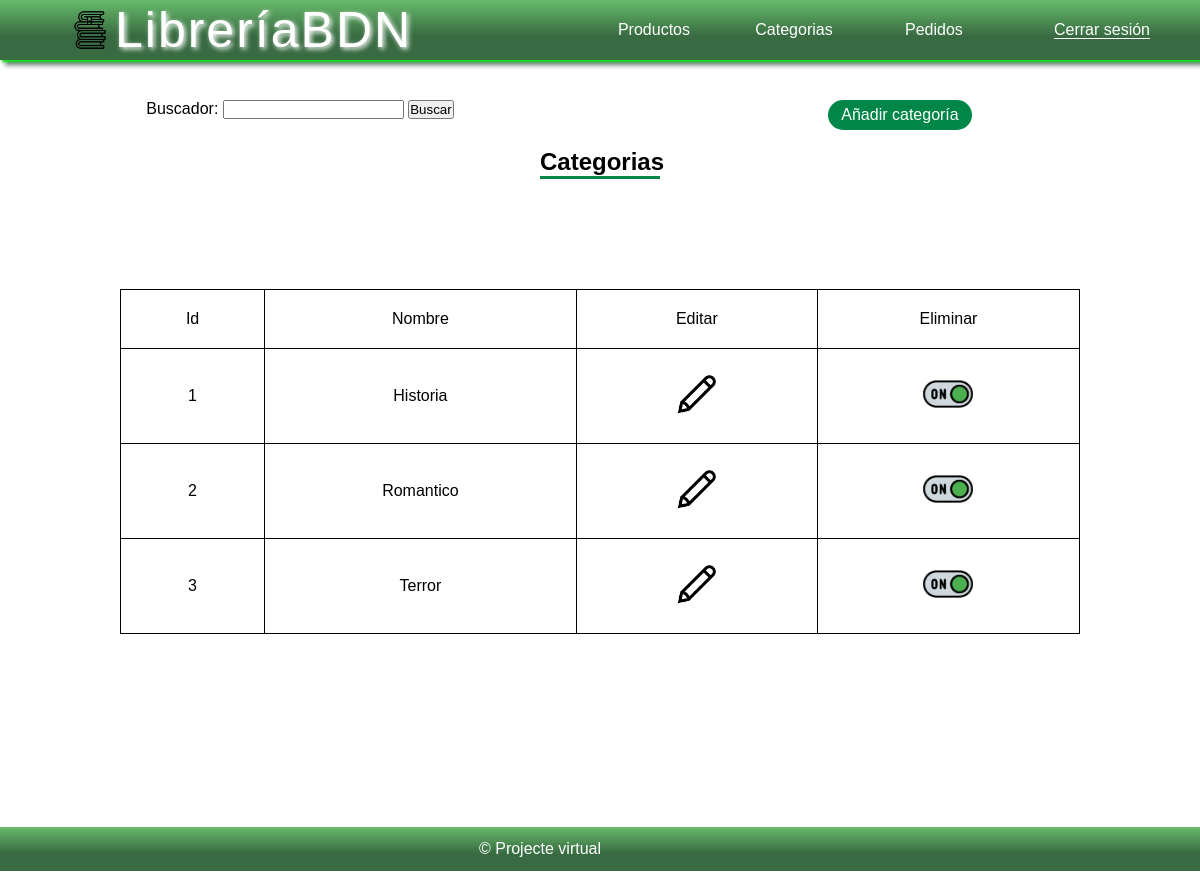
The app's page /index.php?controller=categoria&action=mostrarCategorias (signed in), older data.
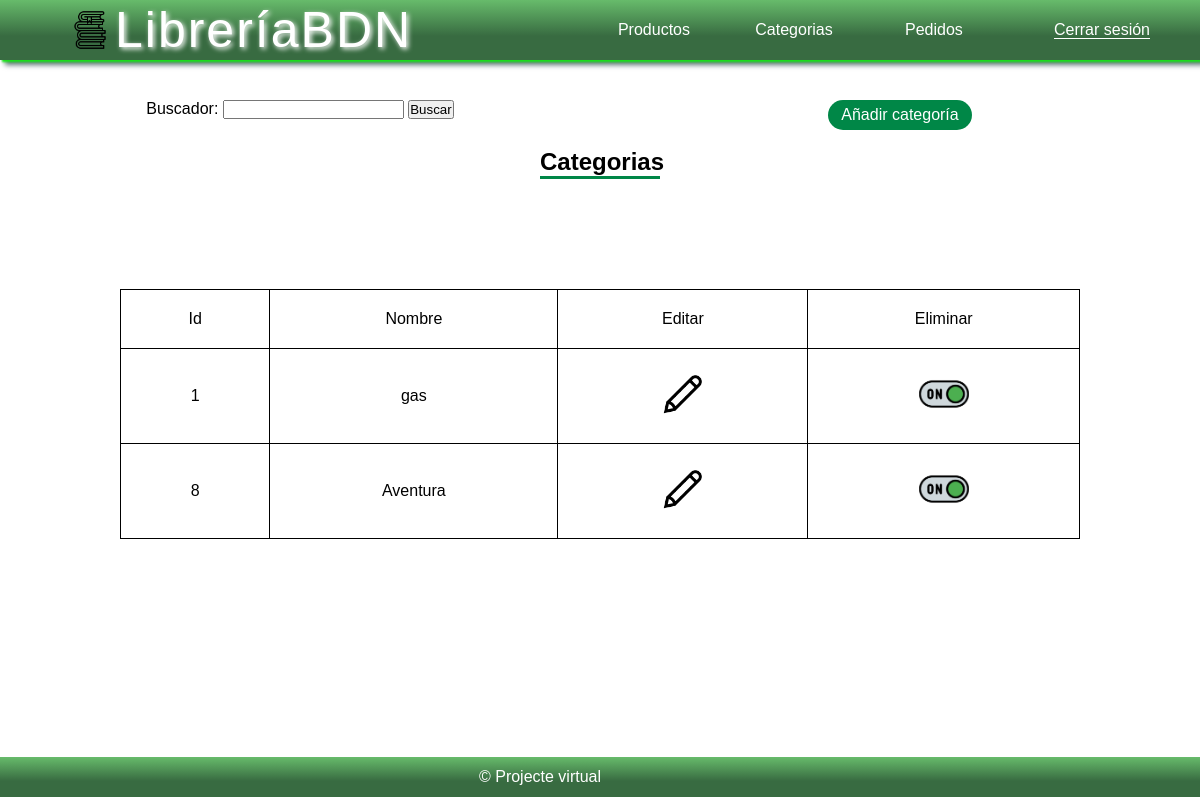
The same page, newer data.
### tables this page shows
CREATE TABLE `categorias` (
  `id` int(11) NOT NULL,
  `nombre` varchar(20) NOT NULL,
  `activo` int(11) NOT NULL DEFAULT 1
);

### config/database.php (called while the page is built, shortened)
<?php
class Database{
    public function __construct(){
        $servername = "localhost";
        $dbname= "libreria";
        $username = "root";
        $password = "";
		$this->db = new PDO("mysql:host=$servername;dbname=$dbname",$username, $password);
    }
}
?>

### models/categoria.php (called while the page is built, shortened)
<?php
require_once 'config/database.php';
class Categoria extends Database{
    public function mostrarDatosCategorias(){
        $sql = "SELECT * FROM categorias WHERE activo=1";
        $rows = $this->db->query($sql);
        return $rows;
    }
}

### views/admin/categorias/tablaPrincipal.php (the view)
<?php
    echo "<div class='maincat'>";
    echo "<div class='maincatdiv'>";
    echo "<nav>";
    ?>
    <form action="index.php?controller=categoria&action=mostrarCategorias" method="post">
        <span>Buscador: </span>
        <input type="text" name="nombre">
        <input type="submit" value="Buscar" name="buscar">
    </form>
    <?php
    echo "</nav>";
    echo "<a href='index.php?controller=categoria&action=anyadirCategoria'> Añadir categoría </a>";
    echo "</div>";
    echo "<h2> Categorias </h2>";
    echo "<table border=1>";
    echo "<tr>";
    echo "<td> Id </td>";
    echo "<td> Nombre </td>";
    echo "<td> Editar </td>";
    echo "<td> Eliminar </td>";
    echo "</tr>";
    foreach ($categorias as $categoria){
        echo "<tr>";
        echo "<td>" .$categoria['id']. "</td>";
        echo "<td>" .$categoria['nombre']. "</td>";
        $id=$categoria['id'];
        $estado=$categoria['activo'];
        $nombre=$categoria['nombre'];
        echo "<td> <a href='index.php?controller=categoria&action=editarCategoria&id=$id&nombre=$nombre'> <img class='icon' src='pic/modificar.png'> </a> </td>";
        if($categoria['activo']==1){
            echo "<td> <a href='index.php?controller=categoria&action=estadoCategoria&id=$id&estado=$estado'>  <img src='pic/activado.png'  class='icon'> </a> </td>";
        }
        else if ($categoria['activo']==0){
            echo "<td> <a href='index.php?controller=categoria&action=estadoCategoria&id=$id&estado=$estado'> <img src='pic/desactivado.png' class='icon'> </a> </td>";
        }
        echo "</tr>";
    }
    echo "</table>";
    echo "</div>";
?>

Row changes from the older to the newer data that the page shows:
removed categorias: id "2", nombre "Romantico", activo 1 (drawn)
removed categorias: id "3", nombre "Terror", activo 1 (drawn)
changed categorias id 1: nombre "Historia" → "gas"
added categorias: id "8", nombre "Aventura", activo 1 (drawn)
